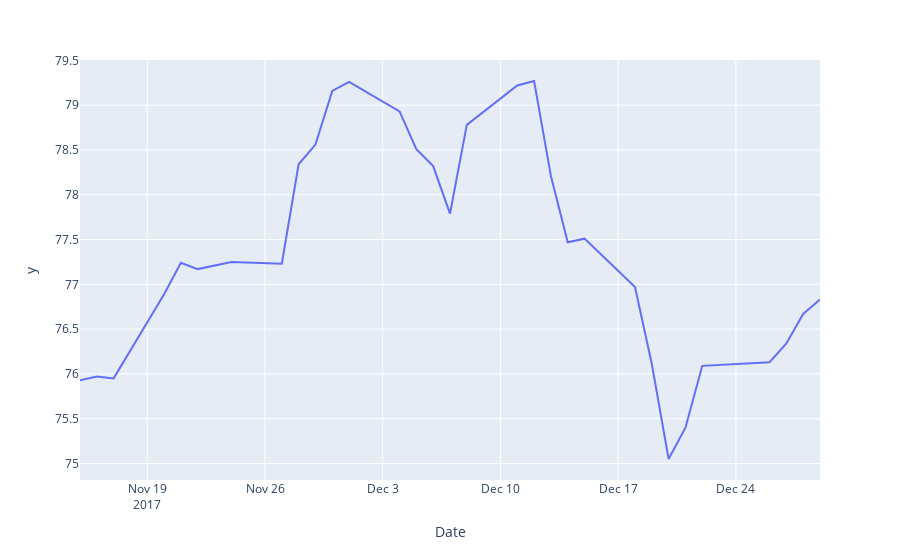

Source (notebook cell):
### Code cell
fig = px.line(test_31, x=test_31.index, y=test_31.values)
fig.show()

### Figure 1 — Plotly figure (JSON) as saved in the notebook; plotly's stock layout.template omitted (floating-point values rounded to 4 significant figures)
{"data": [{"hovertemplate": "Date=%{x}<br>y=%{y}<extra></extra>", "legendgroup": "", "line": {"color": "#636efa", "dash": "solid"}, "mode": "lines", "name": "", "orientation": "v", "showlegend": false, "type": "scatter", "x": ["2017-11-15T00:00:00", "2017-11-16T00:00:00", "2017-11-17T00:00:00", "2017-11-20T00:00:00", "2017-11-21T00:00:00", "2017-11-22T00:00:00", "2017-11-24T00:00:00", "2017-11-27T00:00:00", "2017-11-28T00:00:00", "2017-11-29T00:00:00", "2017-11-30T00:00:00", "2017-12-01T00:00:00", "2017-12-04T00:00:00", "2017-12-05T00:00:00", "2017-12-06T00:00:00", "2017-12-07T00:00:00", "2017-12-08T00:00:00", "2017-12-11T00:00:00", "2017-12-12T00:00:00", "2017-12-13T00:00:00", "2017-12-14T00:00:00", "2017-12-15T00:00:00", "2017-12-18T00:00:00", "2017-12-19T00:00:00", "2017-12-20T00:00:00", "2017-12-21T00:00:00", "2017-12-22T00:00:00", "2017-12-26T00:00:00", "2017-12-27T00:00:00", "2017-12-28T00:00:00", "2017-12-29T00:00:00"], "xaxis": "x", "y": [75.93, 75.97, 75.95, 76.89, 77.24, 77.17, 77.25, 77.23, 78.34, 78.56, 79.16, 79.26, 78.93, 78.51, 78.32, 77.79, 78.78, 79.22, 79.27, 78.21, 77.47, 77.51, 76.97, 76.11, 75.05, 75.4, 76.09, 76.13, 76.34, 76.67, 76.83], "yaxis": "y"}], "layout": {"legend": {"tracegroupgap": 0}, "margin": {"t": 60}, "xaxis": {"anchor": "y", "domain": [0, 1], "title": {"text": "Date"}}, "yaxis": {"anchor": "x", "domain": [0, 1], "title": {"text": "y"}}}}
